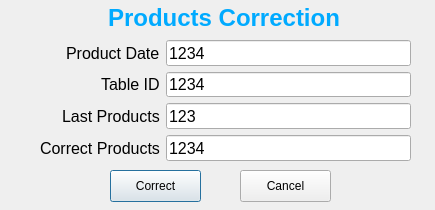
<?xml version="1.0" encoding="UTF-8"?>
<ui version="4.0">
 <class>CorrectPD</class>
 <widget class="QDialog" name="CorrectPD">
  <property name="geometry">
   <rect>
    <x>0</x>
    <y>0</y>
    <width>435</width>
    <height>210</height>
   </rect>
  </property>
  <property name="minimumSize">
   <size>
    <width>435</width>
    <height>210</height>
   </size>
  </property>
  <property name="maximumSize">
   <size>
    <width>435</width>
    <height>210</height>
   </size>
  </property>
  <property name="windowTitle">
   <string>Manual Products Correction</string>
  </property>
  <widget class="QPushButton" name="btn_correct">
   <property name="geometry">
    <rect>
     <x>110</x>
     <y>170</y>
     <width>91</width>
     <height>32</height>
    </rect>
   </property>
   <property name="minimumSize">
    <size>
     <width>0</width>
     <height>32</height>
    </size>
   </property>
   <property name="text">
    <string>Correct</string>
   </property>
  </widget>
  <widget class="QPushButton" name="btn_cancel">
   <property name="geometry">
    <rect>
     <x>240</x>
     <y>170</y>
     <width>91</width>
     <height>32</height>
    </rect>
   </property>
   <property name="minimumSize">
    <size>
     <width>0</width>
     <height>32</height>
    </size>
   </property>
   <property name="text">
    <string>Cancel</string>
   </property>
  </widget>
  <widget class="QLabel" name="label_4">
   <property name="geometry">
    <rect>
     <x>70</x>
     <y>0</y>
     <width>308</width>
     <height>36</height>
    </rect>
   </property>
   <property name="font">
    <font>
     <family>MS Shell Dlg 2</family>
     <pointsize>18</pointsize>
     <weight>75</weight>
     <bold>true</bold>
    </font>
   </property>
   <property name="styleSheet">
    <string notr="true">color: rgb(0, 170, 255);</string>
   </property>
   <property name="text">
    <string>Products Correction</string>
   </property>
   <property name="alignment">
    <set>Qt::AlignCenter</set>
   </property>
  </widget>
  <widget class="QWidget" name="layoutWidget">
   <property name="geometry">
    <rect>
     <x>40</x>
     <y>40</y>
     <width>371</width>
     <height>121</height>
    </rect>
   </property>
   <layout class="QFormLayout" name="formLayout">
    <property name="labelAlignment">
     <set>Qt::AlignRight|Qt::AlignTrailing|Qt::AlignVCenter</set>
    </property>
    <item row="1" column="0">
     <widget class="QLabel" name="label">
      <property name="font">
       <font>
        <pointsize>12</pointsize>
       </font>
      </property>
      <property name="text">
       <string>Table ID</string>
      </property>
     </widget>
    </item>
    <item row="1" column="1">
     <widget class="QLineEdit" name="edt_tableid">
      <property name="minimumSize">
       <size>
        <width>0</width>
        <height>24</height>
       </size>
      </property>
      <property name="font">
       <font>
        <pointsize>12</pointsize>
       </font>
      </property>
      <property name="text">
       <string>1234</string>
      </property>
      <property name="readOnly">
       <bool>true</bool>
      </property>
     </widget>
    </item>
    <item row="2" column="0">
     <widget class="QLabel" name="label_2">
      <property name="font">
       <font>
        <pointsize>12</pointsize>
       </font>
      </property>
      <property name="text">
       <string>Last Products</string>
      </property>
     </widget>
    </item>
    <item row="2" column="1">
     <widget class="QLineEdit" name="edt_curproducts">
      <property name="minimumSize">
       <size>
        <width>0</width>
        <height>24</height>
       </size>
      </property>
      <property name="font">
       <font>
        <pointsize>12</pointsize>
       </font>
      </property>
      <property name="text">
       <string>123</string>
      </property>
      <property name="readOnly">
       <bool>true</bool>
      </property>
     </widget>
    </item>
    <item row="3" column="0">
     <widget class="QLabel" name="label_3">
      <property name="font">
       <font>
        <pointsize>12</pointsize>
       </font>
      </property>
      <property name="text">
       <string>Correct Products</string>
      </property>
     </widget>
    </item>
    <item row="3" column="1">
     <widget class="QLineEdit" name="edt_newproducts">
      <property name="minimumSize">
       <size>
        <width>0</width>
        <height>24</height>
       </size>
      </property>
      <property name="font">
       <font>
        <pointsize>12</pointsize>
       </font>
      </property>
      <property name="text">
       <string>1234</string>
      </property>
     </widget>
    </item>
    <item row="0" column="1">
     <widget class="QLineEdit" name="edt_date">
      <property name="minimumSize">
       <size>
        <width>0</width>
        <height>24</height>
       </size>
      </property>
      <property name="font">
       <font>
        <pointsize>12</pointsize>
       </font>
      </property>
      <property name="text">
       <string>1234</string>
      </property>
      <property name="readOnly">
       <bool>true</bool>
      </property>
     </widget>
    </item>
    <item row="0" column="0">
     <widget class="QLabel" name="label_6">
      <property name="font">
       <font>
        <pointsize>12</pointsize>
       </font>
      </property>
      <property name="text">
       <string>Product Date</string>
      </property>
     </widget>
    </item>
   </layout>
  </widget>
 </widget>
 <resources/>
 <connections/>
</ui>
